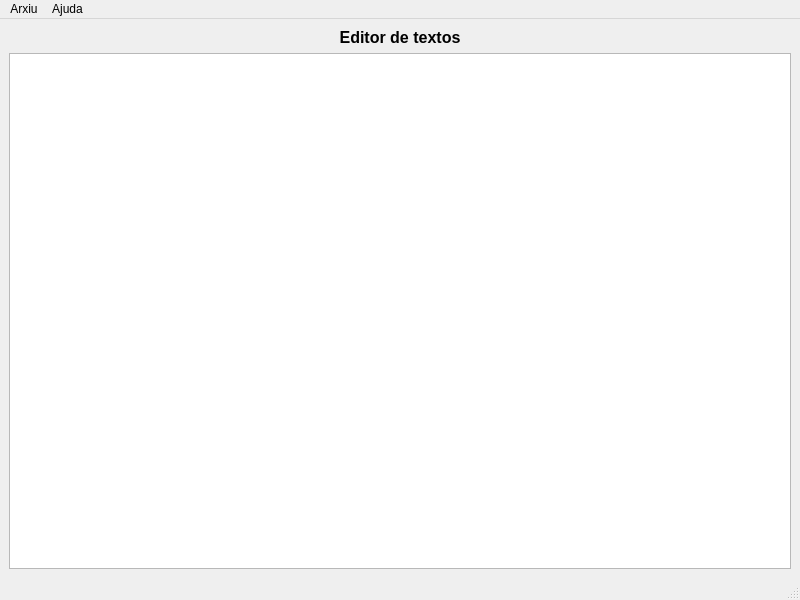
<?xml version="1.0" encoding="UTF-8"?>
<ui version="4.0">
 <class>MainWindow</class>
 <widget class="QMainWindow" name="MainWindow">
  <property name="geometry">
   <rect>
    <x>0</x>
    <y>0</y>
    <width>800</width>
    <height>600</height>
   </rect>
  </property>
  <property name="windowTitle">
   <string>MainWindow</string>
  </property>
  <widget class="QWidget" name="centralwidget">
   <layout class="QHBoxLayout" name="horizontalLayout">
    <item>
     <layout class="QVBoxLayout" name="verticalLayout">
      <item>
       <widget class="QLabel" name="label">
        <property name="font">
         <font>
          <pointsize>12</pointsize>
          <weight>75</weight>
          <bold>true</bold>
         </font>
        </property>
        <property name="text">
         <string>Editor de textos</string>
        </property>
        <property name="alignment">
         <set>Qt::AlignCenter</set>
        </property>
       </widget>
      </item>
      <item>
       <widget class="QTextEdit" name="textEdit"/>
      </item>
     </layout>
    </item>
   </layout>
  </widget>
  <widget class="QMenuBar" name="menubar">
   <property name="geometry">
    <rect>
     <x>0</x>
     <y>0</y>
     <width>800</width>
     <height>22</height>
    </rect>
   </property>
   <widget class="QMenu" name="menuArxiu">
    <property name="title">
     <string>Arxiu</string>
    </property>
    <addaction name="Nou"/>
    <addaction name="Obrir"/>
    <addaction name="Guardar"/>
    <addaction name="Guardar_com"/>
    <addaction name="Imprimir"/>
    <addaction name="Tancar"/>
    <addaction name="Eixir"/>
   </widget>
   <widget class="QMenu" name="menuAjuda">
    <property name="title">
     <string>Ajuda</string>
    </property>
    <addaction name="actionQuant_a_l_editor"/>
   </widget>
   <addaction name="menuArxiu"/>
   <addaction name="menuAjuda"/>
  </widget>
  <widget class="QStatusBar" name="statusbar"/>
  <action name="Nou">
   <property name="text">
    <string>Nou</string>
   </property>
   <property name="shortcut">
    <string>Ctrl+N</string>
   </property>
  </action>
  <action name="Obrir">
   <property name="text">
    <string>Obrir</string>
   </property>
   <property name="shortcut">
    <string>Ctrl+O</string>
   </property>
  </action>
  <action name="Guardar">
   <property name="text">
    <string>Guardar</string>
   </property>
   <property name="shortcut">
    <string>Ctrl+S</string>
   </property>
  </action>
  <action name="Guardar_com">
   <property name="text">
    <string>Guardar com</string>
   </property>
   <property name="shortcut">
    <string>Ctrl+Shift+S</string>
   </property>
  </action>
  <action name="Imprimir">
   <property name="text">
    <string>Imprimir</string>
   </property>
   <property name="shortcut">
    <string>Ctrl+P</string>
   </property>
  </action>
  <action name="Tancar">
   <property name="text">
    <string>Tancar</string>
   </property>
   <property name="shortcut">
    <string>Ctrl+W</string>
   </property>
  </action>
  <action name="Eixir">
   <property name="text">
    <string>Eixir</string>
   </property>
   <property name="shortcut">
    <string>Ctrl+Q</string>
   </property>
  </action>
  <action name="actionQuant_a_l_editor">
   <property name="text">
    <string>Quant a l'editor</string>
   </property>
  </action>
 </widget>
 <resources/>
 <connections>
  <connection>
   <sender>Nou</sender>
   <signal>triggered()</signal>
   <receiver>textEdit</receiver>
   <slot>clear()</slot>
   <hints>
    <hint type="sourcelabel">
     <x>-1</x>
     <y>-1</y>
    </hint>
    <hint type="destinationlabel">
     <x>399</x>
     <y>312</y>
    </hint>
   </hints>
  </connection>
  <connection>
   <sender>Eixir</sender>
   <signal>triggered()</signal>
   <receiver>MainWindow</receiver>
   <slot>close()</slot>
   <hints>
    <hint type="sourcelabel">
     <x>-1</x>
     <y>-1</y>
    </hint>
    <hint type="destinationlabel">
     <x>399</x>
     <y>299</y>
    </hint>
   </hints>
  </connection>
  <connection>
   <sender>Tancar</sender>
   <signal>triggered()</signal>
   <receiver>textEdit</receiver>
   <slot>clear()</slot>
   <hints>
    <hint type="sourcelabel">
     <x>-1</x>
     <y>-1</y>
    </hint>
    <hint type="destinationlabel">
     <x>399</x>
     <y>312</y>
    </hint>
   </hints>
  </connection>
 </connections>
</ui>
